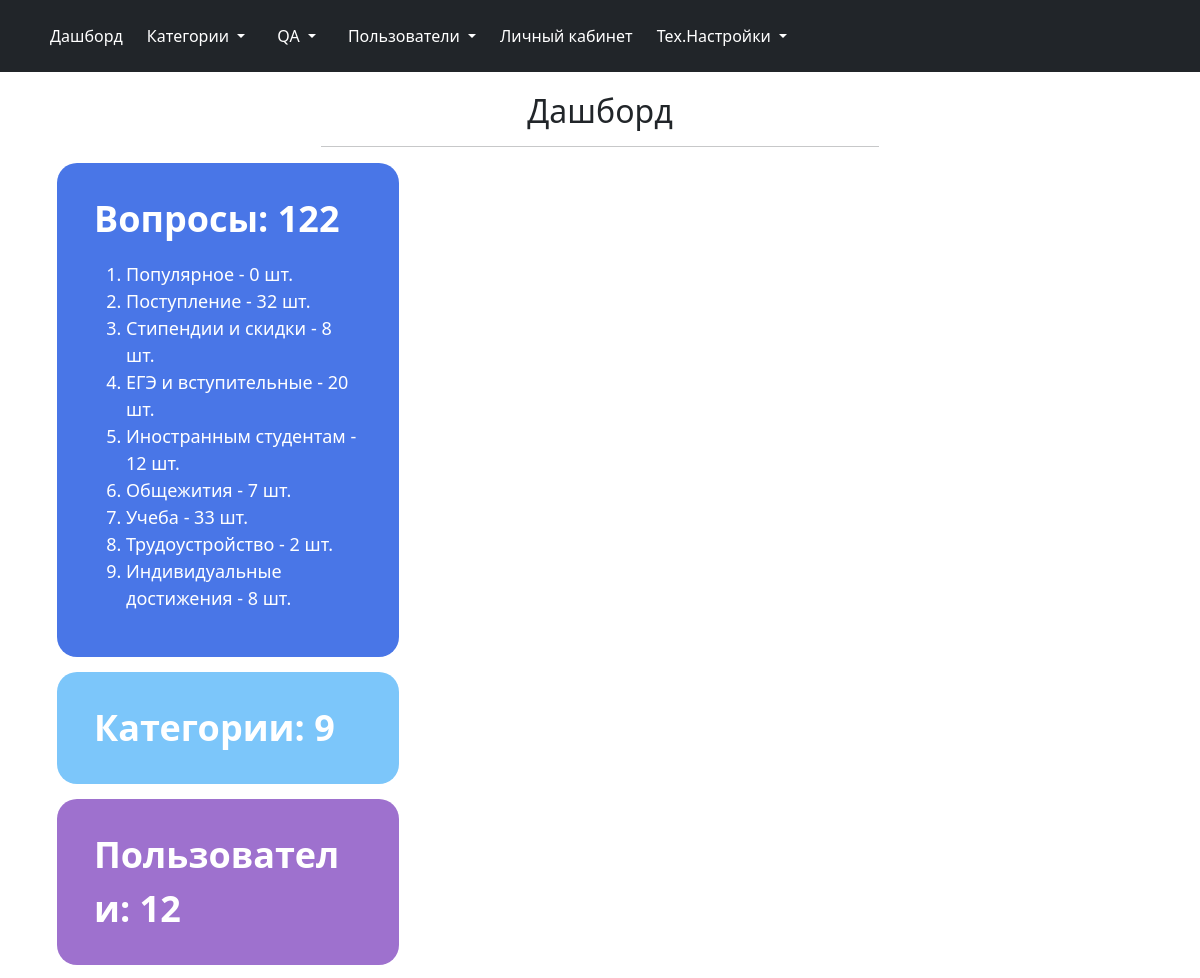
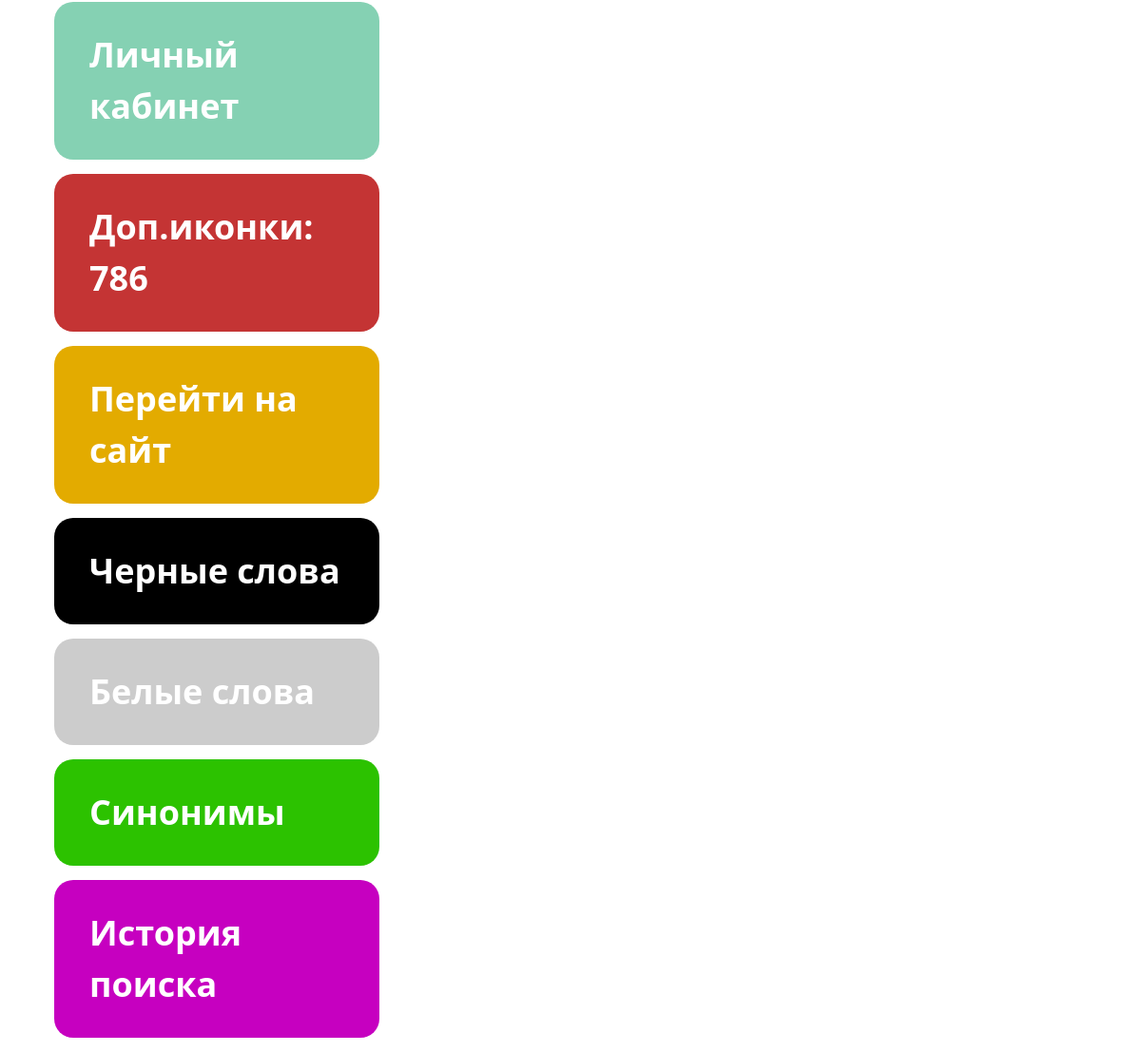
Page /admin/ (signed in) on the committed database (2 pictures, top to bottom).
### models.py (models this page shows, shortened)
class Categories(db.Model):
    id = db.Column(db.Integer, primary_key = True)
    name = db.Column(db.String(100), nullable=False)
    priority = db.Column(db.Integer, nullable=False)
    icon_name = db.Column(db.String(30))
    color = db.Column(db.String(7))

### admin/admin.py (the view)
@admin.route('/')
@login_required
def index():
    parse_table()
    try:
        categories = Categories.query
        questions = Questions.query
        users_count = Users.query.count()
    except (NameError):
        return render_template("admin/error_page.html", message="Ошибка чтения из БД")
    categories_count = categories.count()
    questions_count = questions.count()
    categories_id_count = get_categories_id_count(categories_count, questions)
    categories_questions_count = []
    for category in categories:
        categories_questions_count += [(category, categories_id_count[category.id])]
    return render_template("admin/dashboard.html", categories_count=categories_count, users_count=users_count,
                           categories_questions_count=categories_questions_count, questions_count=questions_count)

### admin/admin.py (called while the page is built)
@admin.before_request
def before_request():
    session.permanent = True
    if current_user.is_authenticated:
        if 'auth_token' not in session or format(session.get('auth_token')) != current_user.auth_token:
            logout_user()
            flash("Для продолжения авторизуйтесь", category='danger')
            return redirect(url_for('.ViewAccount:login'))
        if current_user.is_deactivated:
            logout_user()
            flash("Ваш аккаунт заблокирован. Для получения дополнительных сведений обратитесь к администратору",
                  category='danger')
            return redirect(url_for('.ViewAccount:login'))

### admin/functions.py (called while the page is built)
def get_categories_id_count(categories_count, questions):
    categories_id_count = {count: 0 for count in range(categories_count)}
    for question in questions:
        categories_id_count[question.cat_id] += 1
        if question.is_popular:
            categories_id_count[0] += 1
    return categories_id_count

### app.py (called while the page is built)
@login_manager.user_loader
def load_user(user_id):
    return Users.query.get(user_id)

### search.py (called while the page is built, shortened)
def parse_table():
    categories = list()
    with open("FAQ_CSV.csv") as r_file:
        file_reader = csv.DictReader(r_file, delimiter=",")
        try:
            if not (Categories.query.first() is None or Questions.query.first() is None):
                print("Таблицы категорий и вопросов должны быть пусты")
                return
        except (NameError, AttributeError):
            print("Ошибка чтения из БД")
            return

### admin/templates/admin/dashboard.html (shortened to what this page needs)
{% extends 'admin/base.html' %}
{% import "admin/macros.html" as macros %}
{% block page_header %}
Дашборд
{% endblock %}
{% block styles %}
<link rel="stylesheet" href="{{ url_for('.static', filename='css/dashboard.css') }}">
{% endblock %}
{% block body %}
<section class="dashboard">
	<div class="dashboard_container">
		<div class="block_item">
			<div class="block_item_container" onclick="window.location.href = '{{ url_for('.ViewQA:qa') }}';" style="background-color: #4976e7;">
					<div class="block_item_title">
						Вопросы: {{ questions_count }}
					</div>
					<ol class="block_item_qa_list">
						{% for category in categories_questions_count %}
						<li>
							{% if category[0].id == 0 %}
							<a href="{{ url_for('.ViewQA:qa', popular=True) }}">{{ category[0].name }} - {{ category[1] }} шт.</a>
							{% else %}
							<a href="{{ url_for('.ViewQA:qa', cat_id=category[0].id) }}">{{ category[0].name }} - {{ category[1] }} шт.</a>
							{% endif %}
						</li>
						{% endfor %}
					</ol>
			</div>
		</div>
		{{ macros.dashboard_item(title = 'Категории: ' + categories_count | string(),
				color = '#7cc6fa',
				link = 'window.location.href = "' + url_for('.ViewCategory:category') + '"'
			)
		}}
		{{ macros.dashboard_item(title = 'Пользователи: ' + users_count | string(),
				color = '#9e71ce',
				link = 'window.location.href = "' + url_for('.ViewUser:users') + '"'
			)
		}}
		{{ macros.dashboard_item(title = 'Личный кабинет',
				color = '#85d1b3',
				link = 'window.location.href = "' + url_for('.ViewAccount:account') + '"'
			)
		}}
		{{ macros.dashboard_item(title = 'Доп.иконки: 786',
				color = '#c43434',
				link = 'window.open("' + url_for('.ViewCategory:cheat_sheet_icons') + '")'
			)
		}}
		{{ macros.dashboard_item(title = 'Перейти на сайт',
				color = '#e3ab00',
				link = 'window.open("' + url_for('website.index') + '")'
			)
		}}
		{{ macros.dashboard_item(title = 'Черные слова',
				color = '#000',
				link = 'window.location.href = "' + url_for('.ViewTechSetting:black_words') + '"'
			)
		}}
		{{ macros.dashboard_item(title = 'Белые слова',
				color = '#ccc',
				link = 'window.location.href = "' + url_for('.ViewTechSetting:white_words') + '"'
			)
		}}
		{{ macros.dashboard_item(title = 'Синонимы',
				color = '#2cc200',
				link = 'window.location.href = "' + url_for('.ViewTechSetting:synonyms') + '"'
			)
		}}
		{{ macros.dashboard_item(title = 'История поиска',
				color = '#c600c0',
				link = 'window.location.href = "' + url_for('.ViewRequest:requests') + '"'
			)
		}}
	</div>
</section>
{% endblock %}

### admin/templates/admin/base.html (shortened to what this page needs)
<!DOCTYPE html>
<html lang="ru">
<head>
	<link href="https://cdn.jsdelivr.net/npm/bootstrap@5.0.1/dist/css/bootstrap.min.css" rel="stylesheet">
	<link rel="stylesheet" href="{{ url_for('static', filename='libraries/css/font-awesome.min.css') }}">
	<link rel="stylesheet" href="{{ url_for('.static', filename='css/style.css') }}">
	{% block styles %}{% endblock %}
</head>
<body>
	<header class="p-3 bg-dark text-white">
		<div class="container">
			<div class="d-flex flex-wrap align-items-center justify-content-center justify-content-lg-start">
				<ul class="nav col-12 col-lg-auto me-lg-auto mb-2 justify-content-center mb-md-0">
					<li><a href="{{ url_for('.index') }}" class="nav-link px-2 text-white">Дашборд</a></li>
					<li class="nav-item dropdown">
						<a class="nav-link dropdown-toggle text-white" href="{{ url_for('.ViewCategory:category') }}" id="navbarDropdown" role="button" aria-expanded="false">
							Категории
						</a>
					</li>
					<li class="nav-item dropdown">
						<a class="nav-link dropdown-toggle text-white" href="{{ url_for('.ViewQA:qa') }}" id="navbarDropdown" role="button" aria-expanded="false">
							QA
						</a>
					</li>
					<li class="nav-item dropdown">
						<a class="nav-link dropdown-toggle text-white" href="{{ url_for('.ViewUser:users') }}" id="navbarDropdown" role="button" aria-expanded="false">
							Пользователи
						</a>
					</li>
					<li><a href="{{ url_for('.ViewAccount:account') }}" class="nav-link px-2 text-white">Личный кабинет</a></li>
					<li class="nav-item dropdown">
						<span class="nav-link dropdown-toggle text-white" id="navbarDropdown" role="button" aria-expanded="false">
							Тех.Настройки
						</span>
					</li>
				</ul>
			</div>
		</div>
	</header>
	<div class="container">
		<div class="col-6 offset-3">
			<h2 class="account_title">{% block page_header %}{% endblock %}</h2>
			<hr>
		</div>
		{% block body %}{% endblock %}
	</div>
</body>
</html>

### admin/templates/admin/macros.html (shortened to what this page needs)
{% macro dashboard_item(title, color, link, optional_bottom) %}
<div class="block_item">
	<div class="block_item_container" onclick="{{ link }}" style="background-color: {{ color }};">
		<div class="block_item_title">
			{{ title | safe }}
		</div>
	</div>
</div>
{% endmacro %}

### admin/static/css/style.css (style rules this page uses)
header { margin-bottom: 20px; }
.account_title, .change_psswd { text-align: center; }

### admin/static/css/dashboard.css (style rules this page uses)
.block_item { width: 33.3%; color: white; font-size: 18px; -moz-hyphens: auto; -webkit-hyphens: auto; -ms-hyphens: auto; word-wrap: break-word; }
.block_item_container { border-radius: 20px; padding: 24px 32px; margin: 15px; border: 5px solid #0000; cursor: pointer; }
.block_item_container>ol>li>a { color: white; text-decoration: none; }
.block_item_title { font-size: 36px; font-weight: 700; }
.block_item_qa_list { margin-top: 15px; }

### rows in the picture
Categories: name "Популярное", category "0"
Categories: name "Поступление", category "32"
Categories: name "Стипендии и скидки", category "8"
Categories: name "ЕГЭ и вступительные", category "20"
Categories: name "Иностранным студентам", category "12"
Categories: name "Общежития", category "7"
Categories: name "Учеба", category "33"
Categories: name "Трудоустройство", category "2"
Categories: name "Индивидуальные достижения", category "8"

### other values in the picture
{{ questions_count }} "122"
{{ title | safe }} "Категории: 9 Пользователи: 12 Личный кабинет Доп.иконки: 786 Перейти на сайт Черные слова Белые слова Синонимы История поиска"
